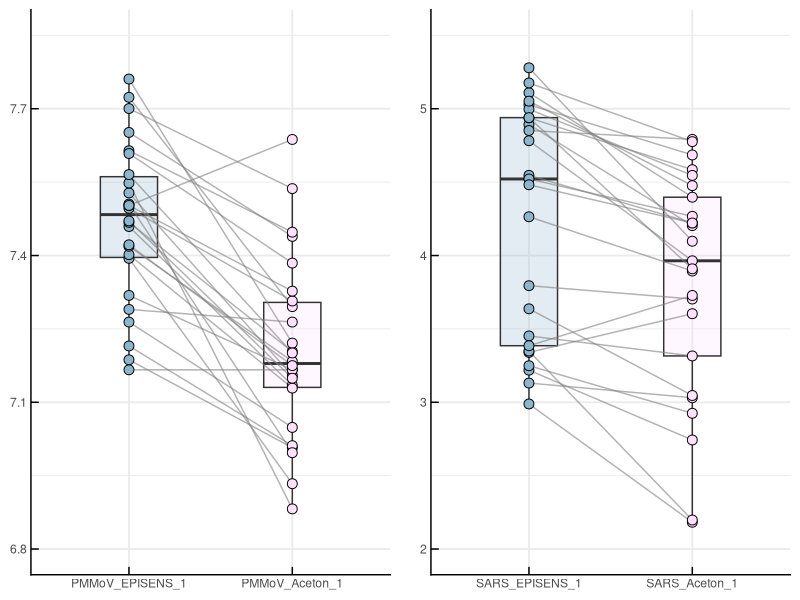
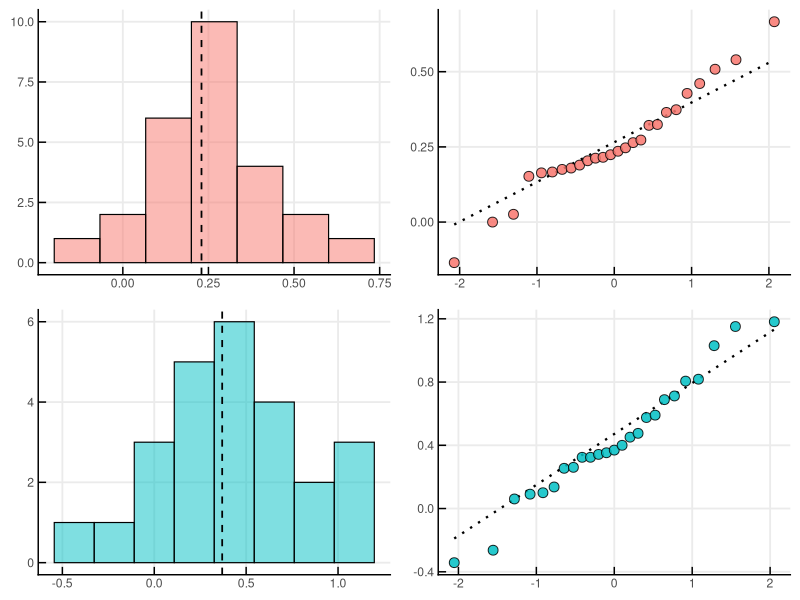

These charts were generated, in order, by the following R code:

setwd("C:/Aceton_method")

library(ggplot2)
library(tidyr)
library(dplyr)
library(cowplot)

df <- read.csv("RealWorld_Application_SARS_PMMoV.csv")



df_long_1 <- df %>%
  select(Date, PMMoV_EPISENS, PMMoV_Aceton) %>%
  drop_na() %>%
  mutate(PMMoV_EPISENS_1 = log10(PMMoV_EPISENS)) %>%
  mutate(PMMoV_Aceton_1 = log10(PMMoV_Aceton)) %>%
  pivot_longer(cols = c(PMMoV_EPISENS_1, PMMoV_Aceton_1), names_to = "Method", values_to = "Value") %>%
  mutate(Method = factor(Method, levels = c("PMMoV_EPISENS_1", "PMMoV_Aceton_1")))

df_long_2 <- df %>%
  select(Date, SARS_EPISENS, SARS_Aceton) %>%
  drop_na() %>%
  mutate(SARS_EPISENS_1 = log10(SARS_EPISENS)) %>%
  mutate(SARS_Aceton_1 = log10(SARS_Aceton)) %>%
  pivot_longer(cols = c(SARS_EPISENS_1, SARS_Aceton_1), names_to = "Method", values_to = "Value") %>%
  mutate(Method = factor(Method, levels = c("SARS_EPISENS_1", "SARS_Aceton_1")))


my_colors <- c("PMMoV_EPISENS_1" = "lightskyblue3", "PMMoV_Aceton_1" = "thistle1")
my_colors_SARS <- c("SARS_EPISENS_1" = "lightskyblue3", "SARS_Aceton_1" = "thistle1")
#my_colors_SARS <- c("SARS_EPISENS_1" = "#F8766D", "SARS_Aceton_1" = "#00BFC4")
#my_colors <- c("PMMoV_EPISENS_1" = "#F8766D", "PMMoV_Aceton_1" = "#00BFC4")

fig_PMMoV <- ggplot(df_long_1, aes(x = Method, y = Value)) +
  geom_boxplot(aes(fill = Method), width = 0.35, alpha = 0.25, outlier.shape = NA) +
  geom_line(aes(group = Date), color = "gray50", alpha = 0.6) +
  geom_point(aes(fill = Method), shape = 21, size = 3, colour = "black") +
  scale_y_continuous(limits = c(6.8, 7.85), breaks = seq(6.8, 7.7, 0.3)) +
  scale_fill_manual(values = my_colors) +
  scale_color_manual(values = my_colors) +
  theme_minimal(base_size = 14) +
  theme(
    axis.title.x  = element_blank(),     
    #axis.text.x   = element_blank(),    
    #axis.ticks.x  = element_blank(),     
    axis.title.y  = element_blank(), 
    axis.line = element_line(linewidth = 0.5, lineend = "square"),
    #axis.line.x   = element_blank(), 
    text = element_text(colour = "black", size = 11),
    legend.position = "none",
    axis.ticks = element_line(linewidth = 0.5),
    axis.ticks.length = unit(-2, "mm")
  )



fig_SARS <- ggplot(df_long_2, aes(x = Method, y = Value)) +
  geom_boxplot(aes(fill = Method), width = 0.35, alpha = 0.25, outlier.shape = NA) +
  geom_line(aes(group = Date), color = "gray50", alpha = 0.6) +
  geom_point(aes(fill = Method), shape = 21, size = 3, colour = "black") +
  scale_y_continuous(limits = c(2, 5.5), breaks = seq(2, 5, 1)) +
  scale_fill_manual(values = my_colors_SARS) +
  scale_color_manual(values = my_colors_SARS) +
  theme_minimal(base_size = 14) +
  theme(
    axis.title.x  = element_blank(),     
    #axis.text.x   = element_blank(),    
    #axis.ticks.x  = element_blank(),     
    axis.title.y  = element_blank(), 
    axis.line = element_line(linewidth = 0.5, lineend = "square"),
    #axis.line.x   = element_blank(), 
    text = element_text(colour = "black", size = 11),
    legend.position = "none",
    axis.ticks = element_line(linewidth = 0.5),
    axis.ticks.length = unit(-2, "mm")
  )


#675*360
fig_2 <- plot_grid(
  fig_PMMoV, fig_SARS,
  ncol = 2,
  align = "v",
  rel_heights = c(1.0, 1.0)
)
fig_2


#----------------------------------------------------------------------------------------------------Supporing: Histogram, Q-Q plot
df_ratio <- df %>% filter(!is.na(SARS_Ratio))
df_ratio_PMMoV <- df %>% filter(!is.na(PMMoV_Ratio))

# 共通のテーマ設定（先ほどのグラフとデザインを統一）
my_theme <- theme_minimal(base_size = 14) +
  theme(
    axis.title.x  = element_blank(), 
    axis.title.y  = element_blank(), 
    axis.line = element_line(linewidth = 0.5, lineend = "square"),
    text = element_text(colour = "black", size = 11),
    axis.ticks = element_line(linewidth = 0.5),
    axis.ticks.length = unit(-2, "mm"),
    panel.grid.minor = element_blank()
  )

p_hist_log <- ggplot(df_ratio, aes(x = log10(SARS_Ratio))) +
  geom_histogram(bins = 8, fill = "#00BFC4", color = "black", alpha = 0.5, linewidth = 0.4) +
  geom_vline(aes(xintercept = median(log10(SARS_Ratio))), linetype = "dashed", color = "black", linewidth = 0.6) +
  my_theme

p_qq_log <- ggplot(df_ratio, aes(sample = log10(SARS_Ratio))) +
  stat_qq_line(color = "black", linewidth = 0.8, linetype = "dotted") +
  stat_qq(shape = 21, fill = "#00BFC4", color = "black", size = 3, alpha = 0.85) +
  my_theme


p_hist_log_PMMoV <- ggplot(df_ratio_PMMoV, aes(x = log10(PMMoV_Ratio))) +
  geom_histogram(bins = 7, fill = "#F8766D", color = "black", alpha = 0.5, linewidth = 0.4) +
  geom_vline(aes(xintercept = median(log10(PMMoV_Ratio))), linetype = "dashed", color = "black", linewidth = 0.6) +
  my_theme

p_qq_log_PMMoV <- ggplot(df_ratio_PMMoV, aes(sample = log10(PMMoV_Ratio))) +
  stat_qq_line(color = "black", linewidth = 0.8, linetype = "dotted") +
  stat_qq(shape = 21, fill = "#F8766D", color = "black", size = 3, alpha = 0.85) +
  my_theme


#650*420
fig_S <- plot_grid(
  p_hist_log_PMMoV, p_qq_log_PMMoV,
  p_hist_log, p_qq_log,
  ncol = 2,
  align = "v",
  rel_heights = c(1.0, 1.0)
)
fig_S



# Shapilo-wilk test
shapiro.test(log10(df_ratio$SARS_Ratio))
shapiro.test(log10(df_ratio_PMMoV$PMMoV_Ratio))
